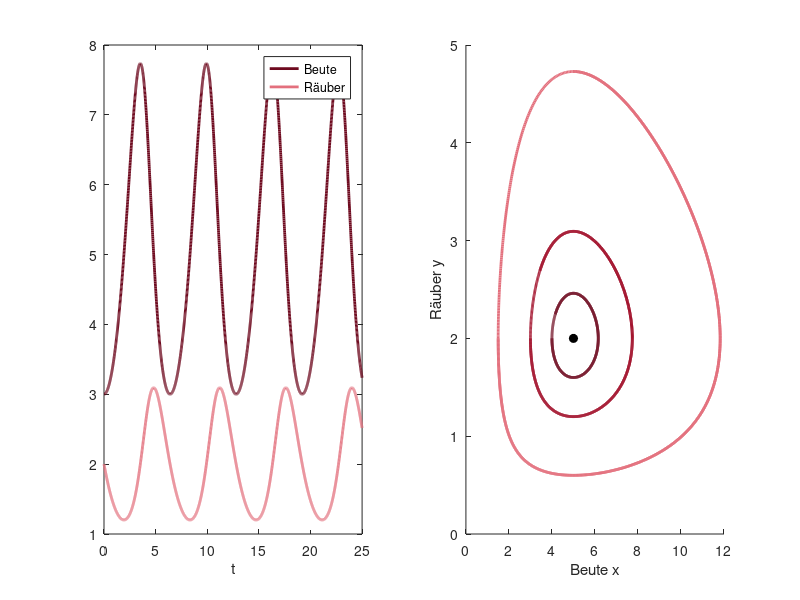

Source code (MATLAB):
% Abb. 4.4: klassisches Lotka-Volterra-Modell (Buch, Abschnitt 4.1, Gl. 4.3)
% dx/dt = r x - c x y,  dy/dt = d x y - e y  mit r = 1, c = 0.5, d = 0.2, e = 1
% links periodische Zeitverläufe für x(0) = 3, y(0) = 2, rechts geschlossene Bahnen für verschiedene Anfangswerte
% (c) 2026 Philipp Kügler · Programm zum Buch „Dynamische Systeme in den Lebenswissenschaften“ · MIT-Lizenz (siehe LICENSE)
r = 1; c = 0.5; d = 0.2; e = 1;
f = @(t, z) [r * z(1) - c * z(1) * z(2); d * z(1) * z(2) - e * z(2)];
H = @(x, y) d * x - e * log(x) + c * y - r * log(y);     % bleibt längs jeder Lösung konstant
opt = odeset('RelTol', 1e-9, 'AbsTol', 1e-11);
subplot(1, 2, 1);
[t, z] = ode45(f, linspace(0, 25, 2501), [3; 2], opt);
plot(t, z(:, 1), 'Color', [0.43 0.04 0.12], 'LineWidth', 2); hold on
plot(t, z(:, 2), 'Color', [0.89 0.44 0.49], 'LineWidth', 2); hold off
xlabel('t'); legend('Beute', 'Räuber');
subplot(1, 2, 2); hold on
rot = [0.43 0.04 0.12; 0.64 0.08 0.18; 0.89 0.44 0.49]; x0s = [4 3 1.5];
for i = 1:3
    [t, z] = ode45(f, linspace(0, 12, 1201), [x0s(i); 2], opt);
    plot(z(:, 1), z(:, 2), 'Color', rot(i, :), 'LineWidth', 2);
    fprintf('x(0) = %g: H am Anfang %.6f, am Ende %.6f\n', x0s(i), H(x0s(i), 2), H(z(end, 1), z(end, 2)));
end
plot(e / d, r / c, 'ko', 'MarkerFaceColor', 'k'); hold off
xlabel('Beute x'); ylabel('Räuber y');
